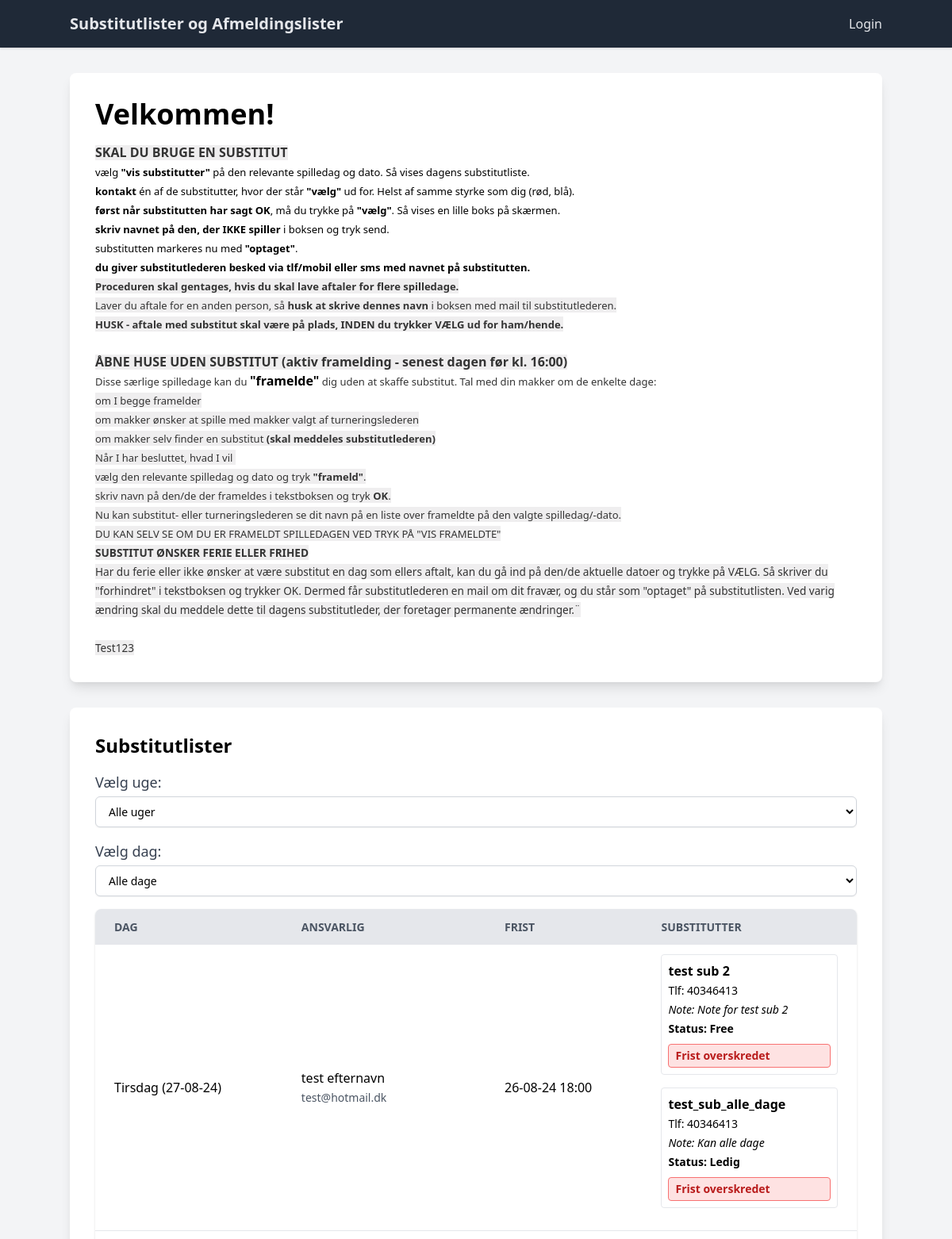
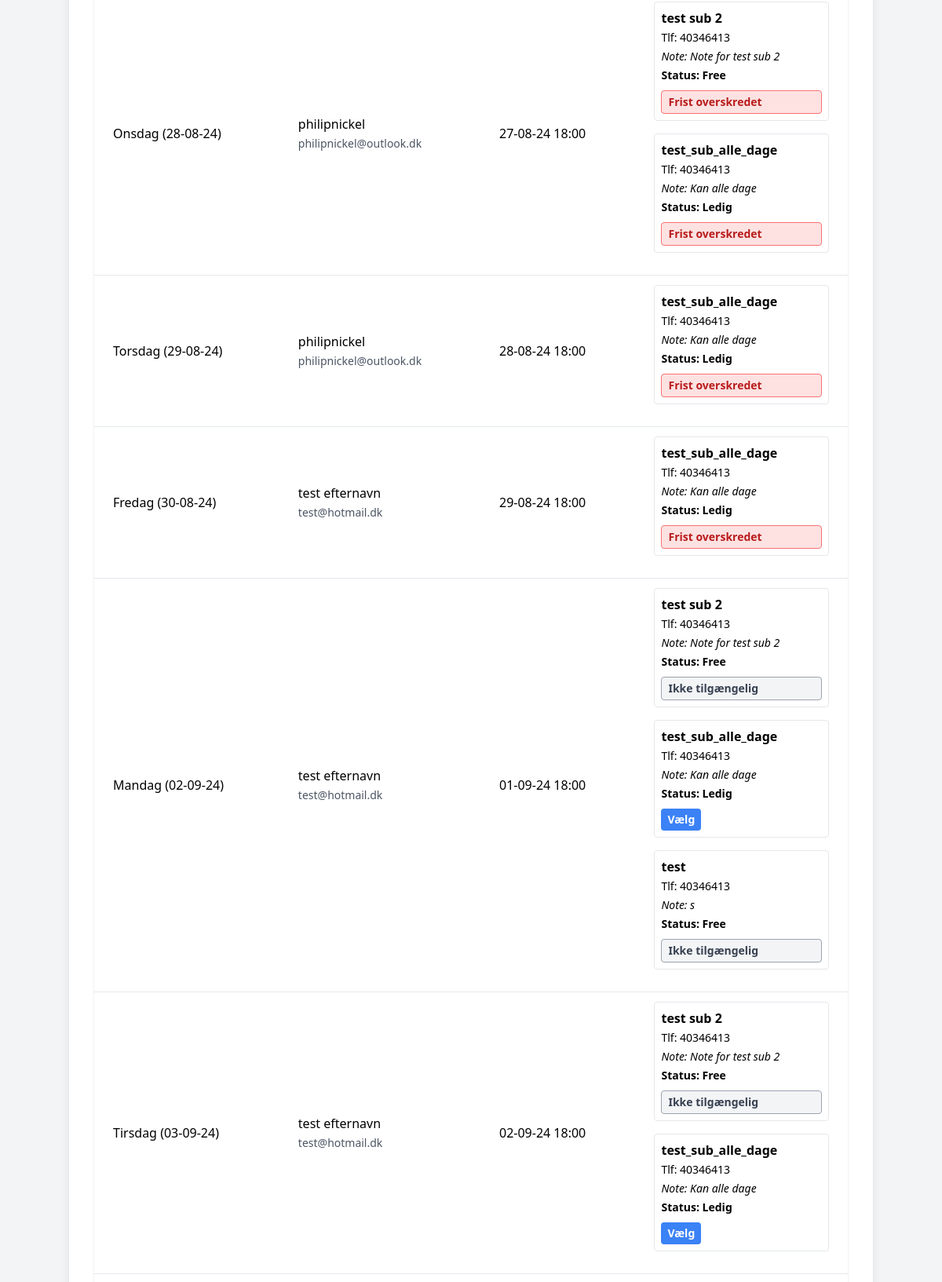
The page / (upper part) on the database its author committed (2 pictures, top to bottom).
### club_management/models.py (models this page shows, shortened)
class Configuration(models.Model):
    welcome_text = models.TextField()
    name = models.CharField(max_length=100, default="Forsidetekst")
    class Meta:
        verbose_name = "Forsidetekst"  # Change the verbose name of the model
        verbose_name_plural = "Forsidetekst"  # Change the verbose plural name of the model

class Substitutliste(models.Model):
    name = models.CharField(max_length=100, default="unknown")
    week = models.ForeignKey(Week, on_delete=models.CASCADE)
    day = models.DateField()
    deadline = models.DateTimeField()
    class Meta:
        verbose_name = "Substitutliste"
        verbose_name_plural = "Substitutlister"
    @property
    def day_name(self):
        return self.day.strftime("%A")
    class Meta:
        verbose_name = "Substitutliste"
        verbose_name_plural = "Substitutlister"

class CustomUser(AbstractUser):
    USER_TYPES = (("Substitutter", "Substitutter"),)
    username = models.CharField(max_length=100, unique=True)
    user_type = models.CharField(max_length=20, choices=USER_TYPES)
    phone_number = models.CharField(max_length=15)
    email = models.EmailField()
    række = models.ForeignKey(Række, on_delete=models.SET_NULL, null=True, blank=True)
    assigned_days = models.ManyToManyField("DayResponsibility", related_name="assigned_users", blank=True)
    days_available = models.ManyToManyField("Day", related_name="available_users", blank=True)
    custom_note = models.TextField(blank=True, null=True, help_text="Enter a custom note for the user.")
    groups = None
    user_permissions = None
    class Meta:
        verbose_name = "Substitutter"
        verbose_name_plural = "Substitutter"

class UserSubstitutAssignment(models.Model):
    user = models.ForeignKey(CustomUser, on_delete=models.CASCADE)
    substitutliste = models.ForeignKey(Substitutliste, on_delete=models.CASCADE)
    STATUS_CHOICES = [
        ('Ledig', 'Ledig'),
        ('Optaget', 'Optaget'),
        ('Fraværende', 'Fraværende'),
    ]
    status = models.CharField(max_length=20, choices=STATUS_CHOICES, default='Free')
    class Meta:
        unique_together = ('user', 'substitutliste')
        verbose_name = "Substitutliste tildelinger"
        verbose_name_plural = "Substitutliste tildelinger"

### club_management/views.py (the view)
# urls.py: path('', views.front_page, name='front_page'),  # Update this line
def front_page(request):
    configuration = Configuration.objects.first()
    welcome_text = configuration.welcome_text if configuration else ''
    substitutlister = Substitutliste.objects.prefetch_related(
        Prefetch(
            'usersubstitutassignment_set',
            queryset=UserSubstitutAssignment.objects.select_related('user'),
            to_attr='assignments'
        )
    ).all()
    afmeldingslister = Afmeldingsliste.objects.all()
    weeks = Week.objects.all()
    responsibilities = DayResponsibility.objects.select_related('day', 'coordinator').all()
    responsibility_dict = {resp.day.name.lower(): resp.coordinator for resp in responsibilities}
    for substitutliste in substitutlister:
        substitutliste.day_of_week = substitutliste.day.strftime("%A")
        day_name = substitutliste.day.strftime("%A")
        day = Day.objects.get(name=day_name)
        responsible_coordinator = responsibility_dict.get(day.name.lower())
        if responsible_coordinator:
            substitutliste.responsible_name = responsible_coordinator.get_full_name() or responsible_coordinator.username
            substitutliste.responsible_email = responsible_coordinator.email
        else:
            substitutliste.responsible_name = "Not assigned"
            substitutliste.responsible_email = ""
        substitutliste.assigned_substitutter = [
            {
                'name': assignment.user.get_full_name() or assignment.user.username,
                'phone': assignment.user.phone_number,
                'note': assignment.user.custom_note,
                'email': assignment.user.email,
                'id': assignment.user.id,
                'status': assignment.get_status_display()  # This will use the Danish display name
            }
            for assignment in substitutliste.assignments
        ]
    context = {
        'substitutlister': substitutlister,
        'afmeldingslister': afmeldingslister,
        'weeks': weeks,
        'welcome_text': welcome_text,
        'days': Day.objects.all(),
    }
    return render(request, 'front_page.html', context)

### club_management/templates/front_page.html (shortened to what this page needs)
<!DOCTYPE html>
<html lang="en">
<head>
  <link href="https://cdn.jsdelivr.net/npm/tailwindcss@2.2.19/dist/tailwind.min.css" rel="stylesheet">
</head>
<body class="bg-gray-100">
  <nav class="bg-gray-800 shadow">
    <div class="container mx-auto py-4 flex justify-between items-center">
      <a class="text-xl font-bold text-gray-200" href="#">Substitutlister og Afmeldingslister</a>
      <ul class="ml-auto">
        <li class="inline-block ml-4"><a href="{% url 'admin:index' %}" class="text-gray-200">Login</a></li>
      </ul>
    </div>
  </nav>
  <div class="container mx-auto my-8">
    <div class="bg-white shadow-lg rounded-lg p-8 mb-8">
      <h1 class="text-4xl font-bold mb-4">Velkommen!</h1>
      <p class="text-lg">{{ welcome_text|safe }}</p>
    </div>
    <div class="bg-white shadow-lg rounded-lg p-8 mb-8" x-data="substitutlister">
      <h2 class="text-2xl font-bold mb-4">Substitutlister</h2>
      <div class="mb-4">
        <label for="week-selector" class="block text-lg font-medium text-gray-700">Vælg uge:</label>
        <select id="week-selector" x-model="selectedWeek" @change="updateUrl()"
          class="mt-1 block w-full py-2 px-3 border border-gray-300 bg-white rounded-md shadow-sm focus:outline-none focus:ring-indigo-500 focus:border-indigo-500 sm:text-sm">
          <option value="">Alle uger</option>
        </select>
      </div>
      <div class="mb-4">
        <label for="day-selector" class="block text-lg font-medium text-gray-700">Vælg dag:</label>
        <select id="day-selector" x-model="selectedDay" @change="updateUrl()"
          class="mt-1 block w-full py-2 px-3 border border-gray-300 bg-white rounded-md shadow-sm focus:outline-none focus:ring-indigo-500 focus:border-indigo-500 sm:text-sm">
          <option value="">Alle dage</option>
        </select>
      </div>
      <table class="min-w-full bg-white shadow rounded-lg overflow-hidden">
        <thead>
          <tr class="bg-gray-200 text-gray-600 uppercase text-sm leading-normal">
            <th class="py-3 px-6 text-left">Dag</th>
            <th class="py-3 px-6 text-left">Ansvarlig</th>
            <th class="py-3 px-6 text-left">Frist</th>
            <th class="py-3 px-6 text-left">Substitutter</th>
          </tr>
        </thead>
        <tbody>
          {% for substitutliste in substitutlister %}
          <tr class="border-b border-gray-200 hover:bg-gray-100"
              data-week="{{ substitutliste.week.id }}"
              data-day="{{ substitutliste.day_name }}"
              data-list-id="{{ substitutliste.id }}"
              data-responsible-email="{{ substitutliste.responsible_email }}">
            <td class="py-3 px-6 text-left whitespace-nowrap">
              {% with day_name=substitutliste.day|date:"l" %}
                {% if day_name == 'Monday' %}Mandag
                {% elif day_name == 'Tuesday' %}Tirsdag
                {% elif day_name == 'Wednesday' %}Onsdag
                {% elif day_name == 'Thursday' %}Torsdag
                {% elif day_name == 'Friday' %}Fredag
                {% elif day_name == 'Saturday' %}Lørdag
                {% elif day_name == 'Sunday' %}Søndag
                {% elif day_name == 'mandag' %}Mandag
                {% elif day_name == 'tirsdag' %}Tirsdag
                {% elif day_name == 'onsdag' %}Onsdag
                {% elif day_name == 'torsdag' %}Torsdag
                {% elif day_name == 'fredag' %}Fredag
                {% elif day_name == 'lørdag' %}Lørdag
                {% elif day_name == 'søndag' %}Søndag
                {% else %}{{ day_name }}
                {% endif %}
              {% endwith %}
              ({{ substitutliste.day|date:"d-m-y" }})
            </td>
            <td class="py-3 px-6 text-left">
              {{ substitutliste.responsible_name }}
              {% if substitutliste.responsible_email %}
                <br>
                <span class="text-sm text-gray-600">{{ substitutliste.responsible_email }}</span>
              {% endif %}
            </td>
            <td class="py-3 px-6 text-left">
              {{ substitutliste.deadline|date:"d-m-y H:i" }}
            </td>
            <td class="py-3 px-6 text-left">
              {% if substitutliste.assigned_substitutter %}
                <ul class="list-none">
                  {% for substitut in substitutliste.assigned_substitutter %}
                    <li class="mb-4 p-2 border rounded">
                      <strong>{{ substitut.name }}</strong><br>
                      <span class="text-sm">Tlf: {{ substitut.phone }}</span><br>
                      {% if substitut.note %}
                        <span class="text-sm italic">Note: {{ substitut.note }}</span><br>
                      {% endif %}
                      <span class="text-sm font-semibold">Status: {{ substitut.status }}</span><br>
                      {% now "Y-m-d H:i:s" as current_datetime %}
                      {% if current_datetime > substitutliste.deadline|date:"Y-m-d H:i:s" %}
                        <div class="mt-2 bg-red-100 border border-red-400 text-red-700 px-2 py-1 rounded text-sm" role="alert">
                          <strong>Frist overskredet</strong>
                        </div>
                      {% elif substitut.status == 'Ledig' %}
                        <button type="button" @click="openModal('{{ substitutliste.id }}', '{{ substitut.id }}')" class="mt-2 bg-blue-500 hover:bg-blue-700 text-white font-bold py-1 px-2 rounded text-sm">
                          Vælg
                        </button>
                      {% else %}
                        <div class="mt-2 bg-gray-100 border border-gray-400 text-gray-700 px-2 py-1 rounded text-sm" role="alert">
                          <strong>Ikke tilgængelig</strong>
                        </div>
                      {% endif %}
                    </li>
                  {% endfor %}
                </ul>
              {% else %}
                <span class="text-gray-500">Ingen tilgængelige substitutter</span>
              {% endif %}
            </td>
          </tr>
          {% endfor %}
        </tbody>
      </table>
    </div>
  </div>
</body>
</html>

### rows shown on the page
Configuration: welcome_text "SKAL DU BRUGE EN SUBSTITUT vælg \"vis substitutter\" på den relevante spilledag og dato. Så vises dagens substitutliste. kontakt én af de substitutter, hvor der står \"vælg\" ud for. Helst af samme styrke som dig (rød, blå). først når substitutten har sagt OK , må du trykke på \"vælg\" . Så vises en lille boks på skærmen. skriv navnet på den, der IKKE spiller i boksen og tryk send. substitutten markeres nu med \"optaget\" . du giver substitutlederen besked via tlf/mobil eller sms med navnet på substitutten. Proceduren skal gentages, hvis du skal lave aftaler for flere spilledage. Laver du aftale for en anden person, så husk at skrive dennes navn i boksen med mail til substitutlederen. HUSK - aftale…"
Substitutliste: shows "Tirsdag", day "27-08-24", responsible_name "test efternavn", responsible_email "test@hotmail.dk", deadline "26-08-24 18:00", name "test sub 2", status "Ledig"
CustomUser: phone "40346413" "40346413" "40346413" "40346413", note "Note for test sub 2" "Note for test sub 2" "Note for test sub 2" "Note for test sub 2"
UserSubstitutAssignment: status "Free"
CustomUser: name "test_sub_alle_dage" "test_sub_alle_dage" "test_sub_alle_dage" "test_sub_alle_dage" "test_sub_alle_dage" "test_sub_alle_dage", phone "40346413" "40346413" "40346413" "40346413" "40346413" "40346413", note "Kan alle dage" "Kan alle dage" "Kan alle dage" "Kan alle dage" "Kan alle dage" "Kan alle dage"
Substitutliste: shows "Onsdag", day "28-08-24", responsible_name "philipnickel", responsible_email "philipnickel@outlook.dk", deadline "27-08-24 18:00", name "test sub 2", status "Ledig"
UserSubstitutAssignment: status "Free"
Substitutliste: shows "Torsdag", day "29-08-24", responsible_name "philipnickel", responsible_email "philipnickel@outlook.dk", deadline "28-08-24 18:00", status "Ledig"
Substitutliste: shows "Fredag", day "30-08-24", responsible_name "test efternavn", responsible_email "test@hotmail.dk", deadline "29-08-24 18:00", status "Ledig"
Substitutliste: shows "Mandag", day "02-09-24", responsible_name "test efternavn", responsible_email "test@hotmail.dk", deadline "01-09-24 18:00", name "test sub 2", status "Ledig", note "s"
UserSubstitutAssignment: status "Free"
CustomUser: name "test", phone "40346413"
UserSubstitutAssignment: status "Free"
Substitutliste: shows "Tirsdag", day "03-09-24", responsible_name "test efternavn", responsible_email "test@hotmail.dk", deadline "02-09-24 18:00", name "test sub 2", status "Ledig"
UserSubstitutAssignment: status "Free"
